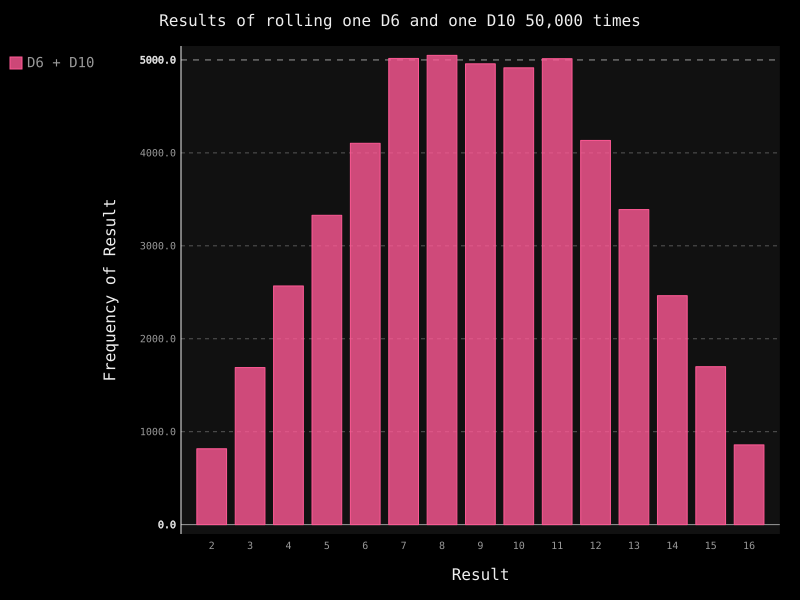

The Python source for this figure:
# -*- coding: utf-8 -*-
# filename: die_visual.py

from die import Die
import pygal

die_1 = Die()
die_2 = Die(10)

results = []
for roll_num in range(50000):
    result = die_1.roll() + die_2.roll()
    results.append(result)

frequencies = []
max_result = die_1.num_sides + die_2.num_sides
for value in range(2, max_result + 1):
    frequency = results.count(value)
    frequencies.append(frequency)

hist = pygal.Bar()

hist.title = 'Results of rolling one D6 and one D10 50,000 times'
hist.x_labels = ['2', '3', '4', '5', '6', '7', '8', '9', '10', '11', '12', '13', '14', '15', '16']
hist.x_title = 'Result'
hist.y_title = 'Frequency of Result'

hist.add('D6 + D10', frequencies)
hist.render_to_file('die_visual.svg')
